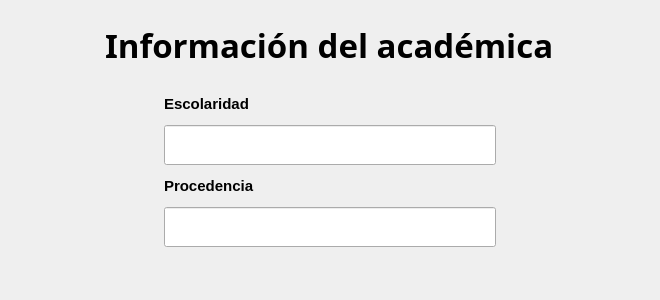
           <widget class="QFrame" name="espacio_info_carnet">
            <property name="minimumSize">
             <size>
              <width>660</width>
              <height>300</height>
             </size>
            </property>
            <property name="maximumSize">
             <size>
              <width>16777215</width>
              <height>300</height>
             </size>
            </property>
            <property name="styleSheet">
             <string notr="true"/>
            </property>
            <property name="frameShape">
             <enum>QFrame::NoFrame</enum>
            </property>
            <property name="frameShadow">
             <enum>QFrame::Raised</enum>
            </property>
            <property name="tipo" stdset="0">
             <string>espacio_form</string>
            </property>
            <layout class="QVBoxLayout" name="verticalLayout_9">
             <property name="spacing">
              <number>20</number>
             </property>
             <property name="leftMargin">
              <number>20</number>
             </property>
             <property name="topMargin">
              <number>30</number>
             </property>
             <property name="rightMargin">
              <number>20</number>
             </property>
             <item alignment="Qt::AlignHCenter">
              <widget class="QLabel" name="label_titulo_info_carnet">
               <property name="maximumSize">
                <size>
                 <width>16777215</width>
                 <height>30</height>
                </size>
               </property>
               <property name="font">
                <font>
                 <family>Segoe UI 13</family>
                 <pointsize>25</pointsize>
                 <weight>75</weight>
                 <italic>false</italic>
                 <bold>true</bold>
                </font>
               </property>
               <property name="styleSheet">
                <string notr="true"/>
               </property>
               <property name="text">
                <string>Información del académica</string>
               </property>
               <property name="scaledContents">
                <bool>false</bool>
               </property>
               <property name="tipo" stdset="0">
                <string>titulo_segmento</string>
               </property>
              </widget>
             </item>
             <item alignment="Qt::AlignHCenter|Qt::AlignTop">
              <widget class="QFrame" name="frame_2">
               <property name="minimumSize">
                <size>
                 <width>350</width>
                 <height>50</height>
                </size>
               </property>
               <property name="maximumSize">
                <size>
                 <width>16777215</width>
                 <height>180</height>
                </size>
               </property>
               <property name="styleSheet">
                <string notr="true">QFrame{
	border:none;

}</string>
               </property>
               <layout class="QVBoxLayout" name="verticalLayout_32">
                <item>
                 <layout class="QVBoxLayout" name="verticalLayout_30">
                  <item>
                   <widget class="QLabel" name="label_escolaridad">
                    <property name="sizePolicy">
                     <sizepolicy hsizetype="Preferred" vsizetype="Preferred">
                      <horstretch>0</horstretch>
                      <verstretch>0</verstretch>
                     </sizepolicy>
                    </property>
                    <property name="minimumSize">
                     <size>
                      <width>210</width>
                      <height>30</height>
                     </size>
                    </property>
                    <property name="maximumSize">
                     <size>
                      <width>210</width>
                      <height>35</height>
                     </size>
                    </property>
                    <property name="font">
                     <font>
                      <family>Segoe UI</family>
                      <pointsize>11</pointsize>
                      <weight>75</weight>
                      <italic>false</italic>
                      <bold>true</bold>
                     </font>
                    </property>
                    <property name="styleSheet">
                     <string notr="true"/>
                    </property>
                    <property name="text">
                     <string>Escolaridad</string>
                    </property>
                    <property name="scaledContents">
                     <bool>false</bool>
                    </property>
                    <property name="tipo" stdset="0">
                     <string>titulo_qlineedit</string>
                    </property>
                   </widget>
                  </item>
                  <item>
                   <widget class="QLineEdit" name="input_mostrar_escolaridad">
                    <property name="enabled">
                     <bool>true</bool>
                    </property>
                    <property name="minimumSize">
                     <size>
                      <width>0</width>
                      <height>40</height>
                     </size>
                    </property>
                    <property name="font">
                     <font>
                      <family>Segoe UI</family>
                      <pointsize>14</pointsize>
                      <weight>50</weight>
                      <italic>false</italic>
                      <bold>false</bold>
                     </font>
                    </property>
                    <property name="styleSheet">
                     <string notr="true"/>
                    </property>
                    <property name="readOnly">
                     <bool>true</bool>
                    </property>
                   </widget>
                  </item>
                 </layout>
                </item>
                <item>
                 <layout class="QVBoxLayout" name="verticalLayout_31">
                  <item>
                   <widget class="QLabel" name="label_procedencia">
                    <property name="sizePolicy">
                     <sizepolicy hsizetype="Preferred" vsizetype="Preferred">
                      <horstretch>0</horstretch>
                      <verstretch>0</verstretch>
                     </sizepolicy>
                    </property>
                    <property name="minimumSize">
                     <size>
                      <width>210</width>
                      <height>30</height>
                     </size>
                    </property>
                    <property name="maximumSize">
                     <size>
                      <width>210</width>
                      <height>35</height>
                     </size>
                    </property>
                    <property name="font">
                     <font>
                      <family>Segoe UI</family>
                      <pointsize>11</pointsize>
                      <weight>75</weight>
                      <italic>false</italic>
                      <bold>true</bold>
                     </font>
                    </property>
                    <property name="styleSheet">
                     <string notr="true"/>
                    </property>
                    <property name="text">
                     <string>Procedencia</string>
                    </property>
                    <property name="scaledContents">
                     <bool>false</bool>
                    </property>
                    <property name="tipo" stdset="0">
                     <string>titulo_qlineedit</string>
                    </property>
                   </widget>
                  </item>
                  <item>
                   <widget class="QLineEdit" name="input_mostrar_procedencia">
                    <property name="enabled">
                     <bool>true</bool>
                    </property>
                    <property name="minimumSize">
                     <size>
                      <width>0</width>
                      <height>40</height>
                     </size>
                    </property>
                    <property name="font">
                     <font>
                      <family>Segoe UI</family>
                      <pointsize>14</pointsize>
                      <weight>50</weight>
                      <italic>false</italic>
                      <bold>false</bold>
                     </font>
                    </property>
                    <property name="styleSheet">
                     <string notr="true"/>
                    </property>
                    <property name="readOnly">
                     <bool>true</bool>
                    </property>
                   </widget>
                  </item>
                 </layout>
                </item>
               </layout>
              </widget>
             </item>
            </layout>
           </widget>
